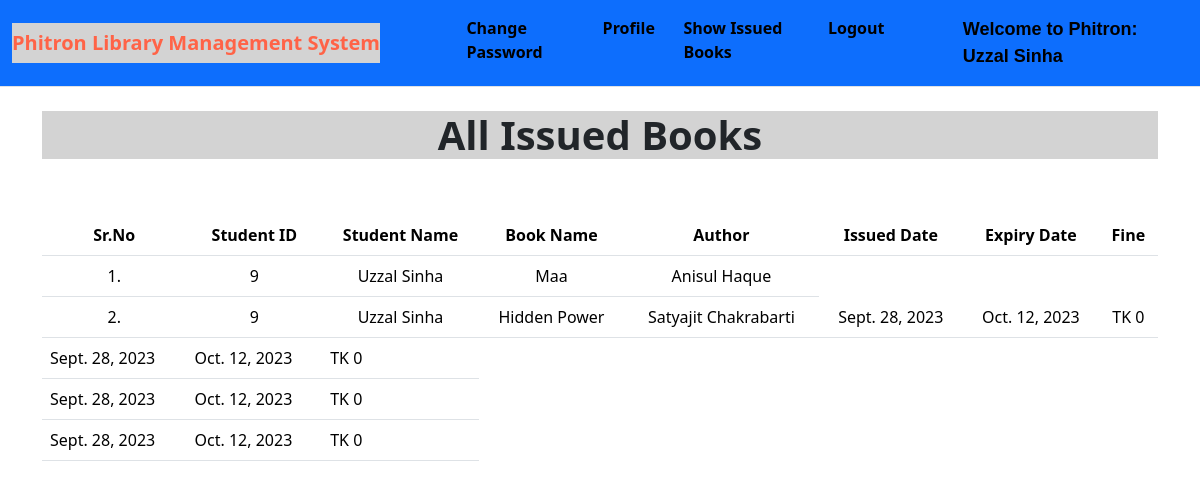
The app's page /student_issued_books/ (signed in) with its own data.
### library/models.py (models this page shows, shortened)
class Book(models.Model):
    name = models.CharField(max_length=100)
    author = models.CharField(max_length=100)
    isbn = models.PositiveIntegerField()
    category = models.CharField(max_length=80)

class IssuedBook(models.Model):
    student_id = models.CharField(max_length=100, blank=True)
    isbn = models.CharField(max_length=13)
    issued_date = models.DateField(auto_now=True)
    expiry_date = models.DateField(default=expiry)

### library/views.py (the view)
# urls.py: path("student_issued_books/", views.student_issued_books, name="student_issued_books"),
def student_issued_books(request):
    student = Student.objects.filter(user_id=request.user.id)
    issuedBooks = IssuedBook.objects.filter(student_id=student[0].user_id)
    li1 = []
    li2 = []
    for i in issuedBooks:
        books = Book.objects.filter(isbn=i.isbn)
        for book in books:
            t=(request.user.id, request.user.get_full_name, book.name,book.author)
            li1.append(t)
        days=(date.today()-i.issued_date)
        d=days.days
        fine=0
        if d>15:
            day=d-14
            fine=day*2
        t=(issuedBooks[0].issued_date, issuedBooks[0].expiry_date, fine)
        li2.append(t)
    return render(request,'student_issued_books.html',{'li1':li1, 'li2':li2})

### library/templates/student_issued_books.html (shortened to what this page needs)
{% extends 'student_navbar.html' %}
{% load static %}
{% block body %}
<div class="container mt-4">
    <h1 class="text-center" style="font-weight: bold; background-color: lightgrey;">All Issued Books</h1>
    <br></br>
    <table class="table table-hover" id="example">
        <thead>
            <tr class="text-center">
                <th>Sr.No</th>
                <th>Student ID</th>
                <th>Student Name</th>
                <th>Book Name</th>
                <th>Author</th>
                <th>Issued Date</th>
                <th>Expiry Date</th>
                <th>Fine</th>
            </tr>
        </thead>
        <tbody>
            {% for i in li1 %}
            <tr class="text-center">
                <td>{{forloop.counter}}.</td>
                <td>{{i.0}}</td>
                <td>{{i.1}}</td>
                <td>{{i.2}}</td>
                <td>{{i.3}}</td>
                {% endfor %}
                {% for i in li2 %}
                <td>{{i.0}}</td>
                <td>{{i.1}}</td>
                <td>TK {{i.2}}</td>
            </tr>
            {% endfor %}
        </tbody>
    </table>
    </div>
{% endblock %}

### library/templates/student_navbar.html (shortened to what this page needs)
<!doctype html>
{% load static %}
<html lang="en">
  <head>
    <link rel="stylesheet" href="{% static 'library/css/bootstrap.min.css' %}">
  </head>
  <body>
    <nav class="navbar navbar-expand-lg bg-primary border-bottom border-body">
        <div class="container-fluid">
          <a class="navbar-brand" href="#" style="font-weight: bold;background: lightgrey;color: tomato">Phitron Library Management System</a>
          <div class="collapse navbar-collapse" id="navbarSupportedContent">
            <ul class="navbar-nav me-auto mb-2 mb-lg-0">
              <li class="nav-item">
                <a class="nav-link active" aria-current="page" href="/change_password/" style="font-weight: bold;">Change Password</a>
              </li>
              <li class="nav-item">
                <a class="nav-link active" aria-current="page" href="/profile/" style="font-weight: bold;" >Profile</a>
              </li>
              <li class="nav-item">
                <a class="nav-link active" aria-current="page" href="/student_issued_books/" style="font-weight: bold;">Show Issued Books</a>
              </li>
              <li class="nav-item">
                <a class="nav-link active" aria-current="page" href="/logout/" style="font-weight: bold;">Logout</a>
              </li>
              <li class="nav-item">
                <a style="font-weight:700; font-family:sans-serif; font-size: large;" class="nav-link active" href="#" style="font-weight: bold;color: red;">Welcome to Phitron: {{request.user}}</a>
              </li>
            </ul>
          </div>
        </div>
      </nav>
      {% block body %}
      {% endblock %}
  </body>
</html>

### records on screen
Book: name "Maa", author "Anisul Haque"
Book: name "Hidden Power", author "Satyajit Chakrabarti"
IssuedBook: issued_date "Sept. 28, 2023" "Sept. 28, 2023" "Sept. 28, 2023" "Sept. 28, 2023", expiry_date "Oct. 12, 2023" "Oct. 12, 2023" "Oct. 12, 2023" "Oct. 12, 2023"

### other values on screen
{{ request.user }} "Uzzal Sinha"
{{ i.0 }} "9" "9"
{{ i.1 }} "Uzzal Sinha" "Uzzal Sinha"
{{ i.2 }} "0" "0" "0" "0"
